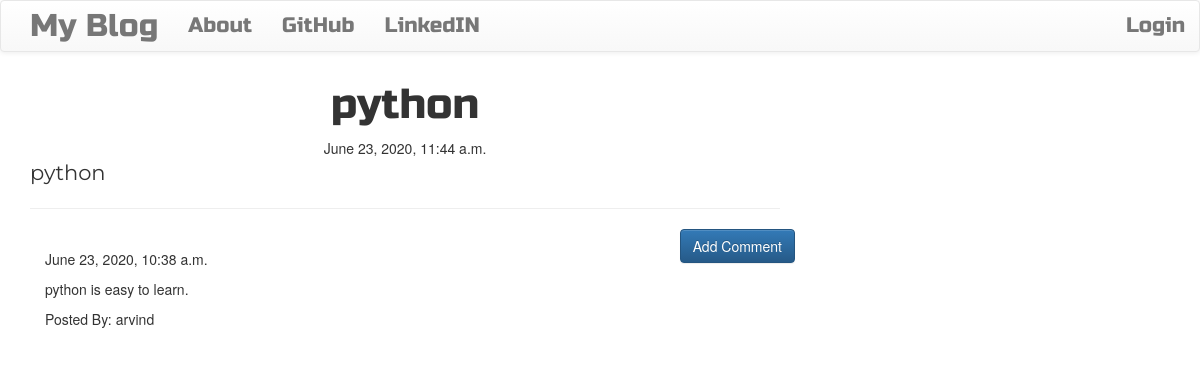
The app's page /post/1/ with its own data.
### blog/models.py (models this page shows, shortened)
class Post(models.Model):
    author = models.ForeignKey('auth.User',on_delete=models.CASCADE)
    title = models.CharField(max_length=200)
    text = models.TextField()
    create_date = models.DateTimeField(default=timezone.now())
    publish_date = models.DateTimeField(blank=True, null=True)

class Comment(models.Model):
    post = models.ForeignKey('blog.post',related_name='comments',on_delete=models.CASCADE)
    author = models.CharField(max_length=200)
    text = models.TextField()
    create_date = models.DateTimeField(default=timezone.now())
    approve_comment = models.BooleanField(default=False)

### blog/views.py (the view)
# urls.py: path('post/<int:pk>/',views.PostDetailView.as_view(),name='post_detail'),
class PostDetailView(DetailView):
    model = Post

### blog/templates/blog/post_detail.html (shortened to what this page needs)
{% extends 'blog/base.html' %}
{% block content %}
<h1 class="posttitle loader">{{ post.title }}</h1>
{% if post.publish_date %}
    <div class="date postdate">
        {{ post.publish_date}}
    </div>
{% else %}
    <a class="btn btn-default" href="{% url 'post_publish' pk=post.pk %}">Publish</a>
{% endif %}
<p class="postcontent">{{ post.title|safe|linebreaksbr }}</p>
<hr>
<a class="btn btn-primary btn-comment" href="{% url 'add_comment_to_post' pk=post.pk %}">Add Comment</a>
<div class="container">
    {% for comment in post.comments.all %}
    <br>
        {% if user.is_authenticated or comment.approve_comment %}
            {{comment.create_date}}
            <p>{{ comment.text|safe|linebreaks }}</p>
            <p>Posted By: {{ comment.author }}</p>
        {% endif %}
        {% empty %}
        <p>No Comments</p>
    {% endfor %}
</div>
{% endblock %}

### blog/static/css/blog.css (style rules this page uses)
.postdate { text-align: center; }
.posttitle { font-family: 'Russo One',sans-serif; font-size: 3em; text-align: center; }
.postcontent { font-family: Montserrat; font-size: 1.5em; }
.btn-comment { position: absolute; right: 0px; }
.loader { filter:hue-rotate(0deg); color:linear-gradient(45deg,#0f8,#08f); animation:hue 10000ms infinite linear; }

### records on screen
Post: title "python", publish_date "June 23, 2020, 11:44 a.m."
Comment: create_date "June 23, 2020, 10:38 a.m.", text "python is easy to learn.", author "arvind"
